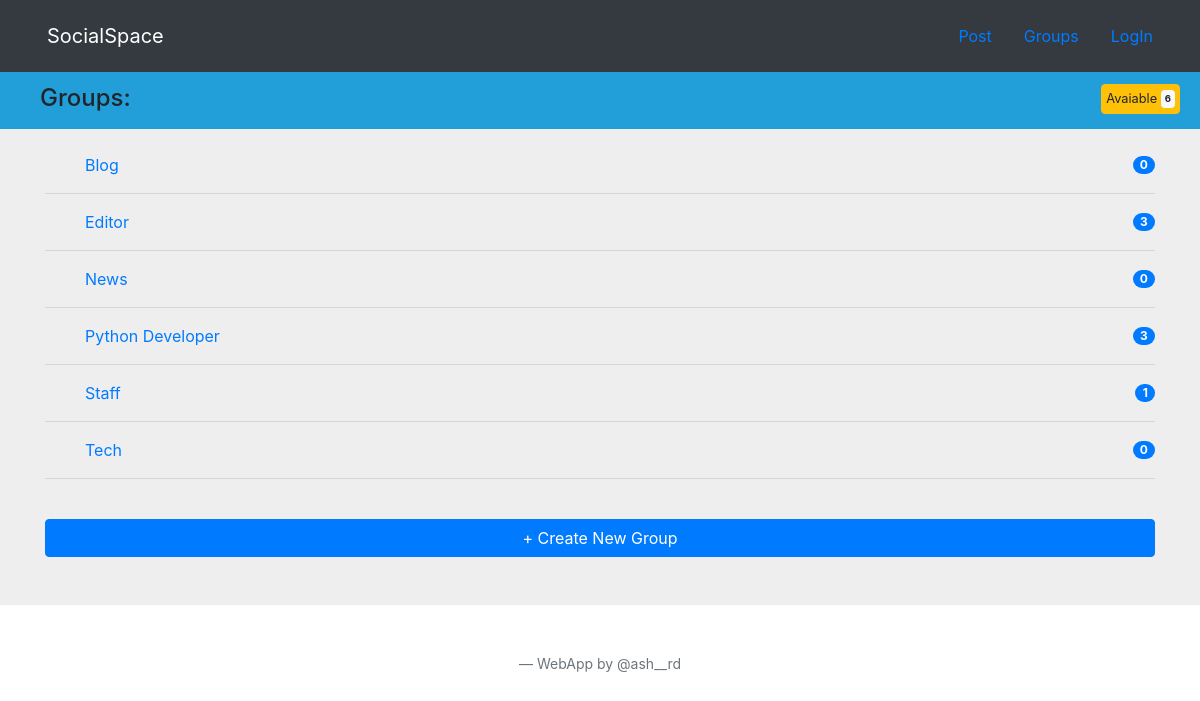
Page /group/ on the committed database.
### groups/models.py (models this page shows, shortened)
class Group(models.Model):
	name = models.CharField(max_length=256, unique=True)
	slug = models.SlugField(allow_unicode=True, unique=True, editable=False)
	description = models.TextField(blank=True, default='')
	description_html = models.TextField(editable=False, blank=True, default='')
	members = models.ManyToManyField(User, through='GroupMember')
	class Meta:
		ordering = ["name"]

### groups/views.py (the view)
# urls.py: path('', views.ListGroup.as_view(), name='g_list'),
class ListGroup(generic.ListView):
	model = Group

### groups/templates/groups/group_list.html
{% extends 'groups/group_base.html' %}
{% block content %}
	{% block group_content %}
	<div class="jumbotron-fluid sticky-top">
	<div style="border-radius:0px; background-color:#229ED9; padding: 12px 20px 8px 40px;" class="">
		<div class="">
			<div class="d-flex">
			<div class=""><h4>Groups:</h4></div>
				<div class="ml-auto">
					<span type="" class="text-small btn btn-warning p-1 mb-0" style="padding: 0.6em; font-size:0.8em">
						Avaiable
						<span class="badge badge-light p-1">
							{{ object_list.count }}
						</span>
					</span>
				</div>
			</div>
		</div>
	</div>
	</div>
	<section style="background-color: #eee;">
		<div class="container py-4">
	<div class="" name="list_group">
		{% for group in object_list %}
		<ul class="list-group-rdd">
			<a class="text-decoration-none" href="{% url 'group:detail' slug=group.slug %}">
				<li class="list-group-item-rd d-flex justify-content-between align-items-center">
					{{ group.name }}
				<span class="badge badge-primary badge-pill">{{ group.posts.count }}
				</span>
			</li>
			</a>
		</ul>
		<hr />
		{% endfor %}
	</div>
	<br />
	<div class="">
		<div class="">
			<a href="{% url 'group:create' %}" style="padding-right:20px; text-decoration:none">
				<button type="button" class="btn btn-primary btn-block">
					+ Create New Group
				</button>
  		</a>
		</div>
	</div>
	</div>
	</section>
	{% endblock %}
{% endblock %}

### groups/templates/groups/group_base.html (shortened to what this page needs)
{% extends 'base.html' %}

### templates/base.html (shortened to what this page needs)
{% load static %}
{% load bootstrap3 %}
<!DOCTYPE html>
<html>
	<head>
		<link rel="stylesheet" href="https://cdn.jsdelivr.net/npm/bootstrap-icons@1.3.0/font/bootstrap-icons.css">
		<link rel="stylesheet" href="https://cdn.jsdelivr.net/npm/bootstrap@4.6.1/dist/css/bootstrap.min.css">
		<link rel="stylesheet" href="https://maxcdn.bootstrapcdn.com/font-awesome/4.5.0/css/font-awesome.min.css">
	</head>
	<body>
		<nav class="navbar navbar-dark bg-dark" role="navagation">
			<div class="container-fluid">
				<a class="nav-link" href="{% url 'posts:all' %}">
					<span class="navbar-brand">SocialSpace</span>
				</a>
			<ul class="nav justify-content-end">
				{% if user.is_authenticated %}
					<li class="nav-item">
						<a class="nav-link" href="{% url 'posts:create' %}">Post</a>
					</li>
					<li class="nav-item">
						<a class="nav-link" href="{% url 'group:g_list' %}">Groups</a>
					</li>
					<li class="nav-item">
						<a class="nav-link" href="{% url 'accounts:logout' %}">LogOut</a>
					</li>
				{% else %}
					<li class="nav-item">
						<a class="nav-link" href="{% url 'posts:create' %}">Post</a>
					</li>
					<li class="nav-item">
						<a class="nav-link" href="{% url 'group:g_list' %}">Groups</a>
					</li>
					<li class="nav-item">
						<a class="nav-link" href="{% url 'accounts:login' %}">LogIn</a>
					</li>
				{% endif %}
			</ul>
			</div>
		</nav>
			{% block content %}
			{% endblock %}
		<br /><br />
		<center><footer class="blockquote-footer">WebApp by @ash__rd</footer></center>
		<br /><br />
	</body>
</html>

### rows in the picture
Group: name "Blog", posts.count "0"
Group: name "Editor", posts.count "3"
Group: name "News", posts.count "0"
Group: name "Python Developer", posts.count "3"
Group: name "Staff", posts.count "1"
Group: name "Tech", posts.count "0"

### other values in the picture
{{ object_list.count }} "6"
